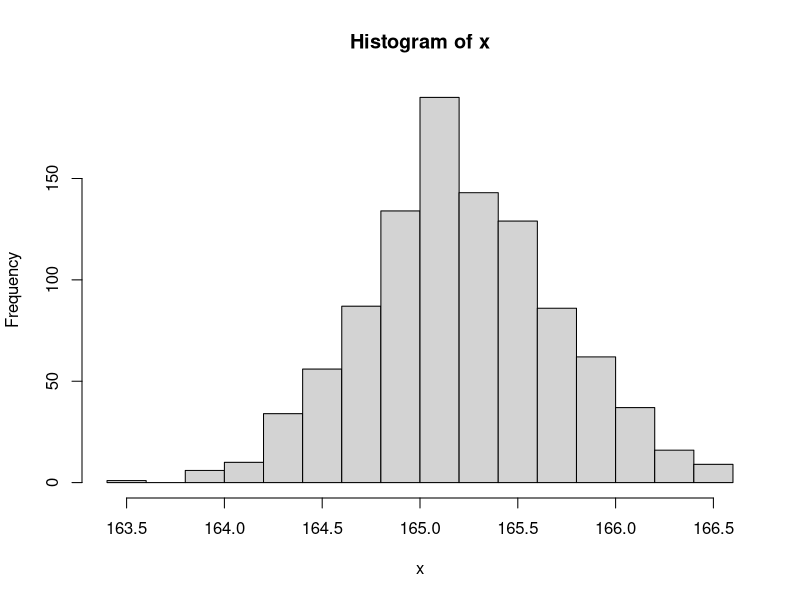

Here is the R script that generated this plot:
# chap10_Hypothesis_Test (추론통계분석)



# 가설(Hypothesis) : 어떤 사건을 설명하기 위한 가정 
# 검정(test) : 표본에 의해서 구해진 통계량으로 가설 채택/기각 과정 
# 추정(estimation) : 표본을 통해서 모집단을 확률적으로 추측   


# 검정통계량 : 표본에 의해서 계산된 통계량(표본평균, 표본표준편차)
# 모수 : 모집단에 의해서 나온 통계량(모평균, 모표준편차)  
# 오차 : 검정통계량과 모수 간의 차이 
# 오차범위 : 오차범위가 벗어나면 모수와 차이가 있다고 본다.
# 유의수준 : 오차 범위의 기준(통상 : 알파=0.05)


# 추정 방법 
# 1) 점 추정 : 제시된 한 개의 값과 검정통계량을 직접 비교하여
#    가설 기각유무를 결정 
# ex) 우리나라 중학교 2학년 남학생 평균키는 165.2cm로 추정

# 2) 구간 추정 : 신뢰구간과 검정통계량을 비교하여 가설 기각유무 결정 
# 신뢰구간 : 오차범위에 의해서 결정된 하한값과 상한값의 범위 
# ex) 우리나라 중학교 2학년 남학생 평균키는 164.5 ~ 165.5cm로 추정

#######################################
### 가설과 검정
#######################################

# 귀무 가설(H0) : 중2 남학생 평균키는 165.1~165.3cm 추정()

# 모집단 -> 표본추출(1000명)
x <-rnorm(1000, mean=165.2, sd=0.5)
length(x)

hist(x)
# 정규성 검정(H0 : 정규분포와 차이가 없다.)
shapiro.test(x)  # W = 0.9987, p-value = 0.6908
                # w 검정통계랑 p-value 유의확률
# 검정 : p-value >= 알파(0.05) 
# 귀무가설 채택


# 1. 평균차이 검정 - 채택역에 속하는 수로.
t.test(x, mu=165.2) 
# One Sample t-test
# 
# data:  x
# t = -0.78871, df = 999, p-value = 0.4305         : 검정통계량(t,df자유도)
# p-value가 0.4305 이므로 p>=알파(0.05)
#  귀무가설 채택
#alternative hypothesis: true mean is not equal to 165.2
# 95 percent confidence interval: 알파 0.05
#   165.1554 165.2190 : 신뢰 구간
# sample estimates:
#   mean of x   : x의 실제 평균
# 165.1872 



# 2. 기각역의 평균 검정
t.test(x, mu=165.1)
# 귀무가설 : 평균키가 165.1cm와 차이가 없다
# t = 5.3845, df = 999, p-value = 9.056e-08
# 9.056e-08 < 알파(0.05)
# alternative hypothesis: true mean is not equal to 165.1
# 95 percent confidence interval:
#   165.1554 165.2190   : 기각역
# sample estimates:
#   mean of x 
# 165.1872 


# 3. 신뢰수준 : 99%
?t.test
t.test(x, mu=165.21, conf.level = 0.99)
# t = -1.406, df = 999, p-value = 0.16
# alternative hypothesis: true mean is not equal to 165.21
# 99 percent confidence interval:
#   165.1454 165.2290   : 평균이 채택역에 속하게됨
# sample estimates:
#   mean of x 
# 165.1872 
# [해설] 신뢰수준 향상->채택역 확장









